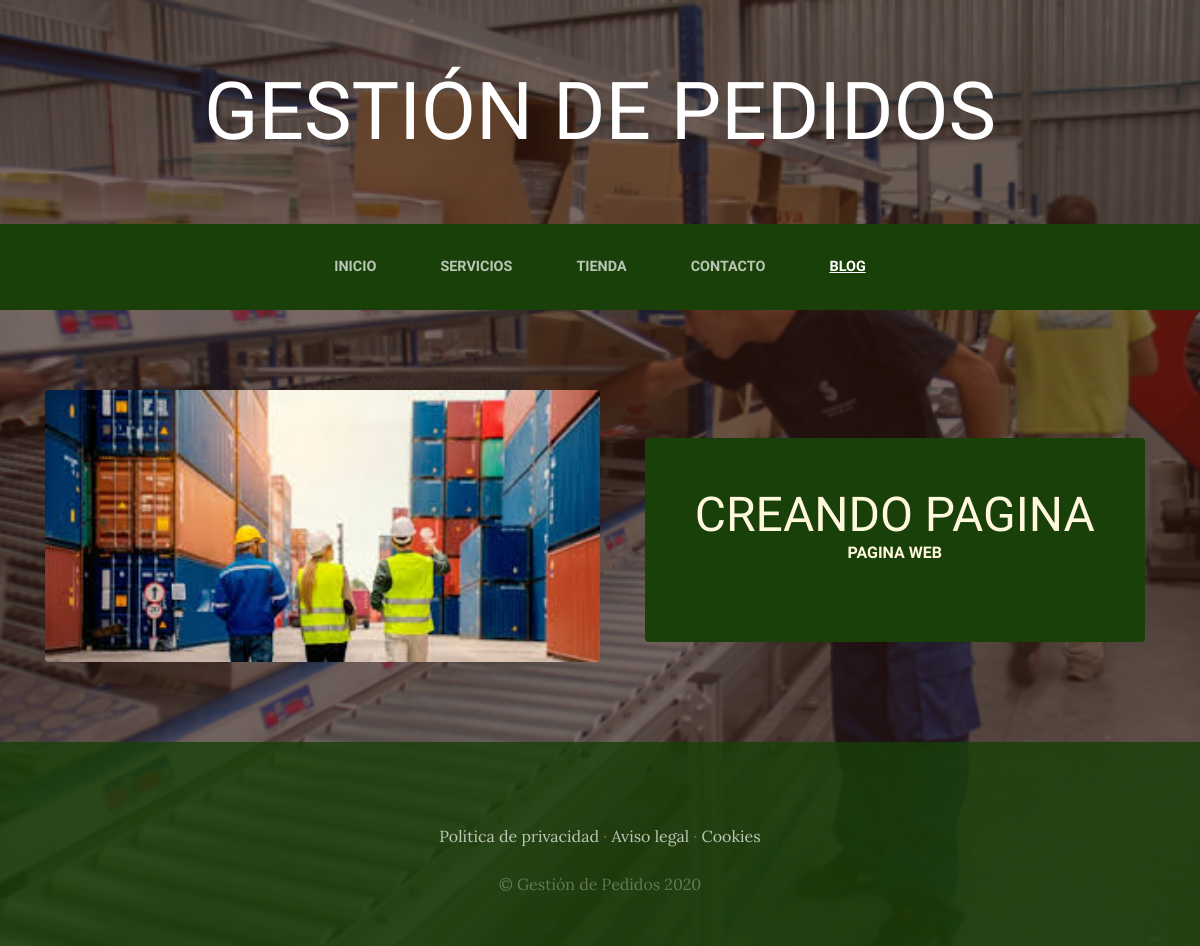
Page /blog/categoria/1 on the committed database.
### blog/models.py (models this page shows, shortened)
class Post(models.Model):
    titulo= models.CharField(max_length=50)
    contenido= models.CharField(max_length=50)
    imagen=models.ImageField(upload_to='blog', null=True, blank=True)
    autor= models.ForeignKey(User, on_delete=models.CASCADE)
    categorias= models.ManyToManyField(Categoria)
    created=models.DateTimeField(auto_now_add=True)
    update=models.DateTimeField(auto_now_add=True)
    class Meta:
        verbose_name='post'
        verbose_name='posts'

### blog/views.py (the view)
# urls.py: path('categoria/<int:categoria_id>',views.categoria, name="categoria"),
def categoria(request, categoria_id):
    categoria= Categoria.objects.get(id=categoria_id)
    posts= Post.objects.filter(categorias=categoria)
    return render (request, "blog/categoria.html",{"categoria":categoria,"posts":posts})

### blog/templates/blog/categoria.html
{% extends "ProyectoWebApp/base.html"%}
{% load static %}
{% block content %}
  {% for post in posts %}
    <section class="page-section clearfix">
      <div class="container">
        <div class="intro">
          <img class="intro-img img-fluid mb-3 mb-lg-0 rounded" src="{{post.imagen.url}}" alt="" style="width: 50%">
          <div class="intro-text left-0 text-center bg-faded p-5 rounded">
            <h2 class="section-heading mb-4" >
              <span class="section-heading-lower">{{post.titulo}}</span>
              <span class="section-heading-upper">{{post.contenido}}</span>
            </h2>
          </div>
        </div>
      </div>
    </section>
  {% endfor %}
{% endblock %}

### ProyectoWebApp/static/ProyectoWebApp/css/gestion.css (style rules this page uses)
body { font-family: 'Lora'; background: linear-gradient(rgba(47, 23, 15, 0.65), rgba(47, 23, 15, 0.65)), url("../img/bg_main.jpg"); background-attachment: fixed; background-position: center; background-size: cover; }
h1, h2, h3, h4, h5, h6 { font-family: 'Raleway'; }
.page-section { margin-top: 5rem; margin-bottom: 5rem; }
.section-heading { text-transform: uppercase; }
.section-heading .section-heading-upper { display: block; font-size: 1rem; font-weight: 800; padding-bottom:.5rem; }
.section-heading .section-heading-lower { display: block; font-size: 3rem; font-weight: 100; }
.bg-faded { background-color: rgba(255, 255, 255, 0.85); }
.intro { position: relative; }
@media (min-width: 992px) { .intro .intro-img { width: 75%; float: left; } }
@media (min-width: 992px) { .intro .intro-text { left: 600; width: 60%; margin-top: 3rem; background-color: rgba(24, 64, 8); color: cornsilk; position: absolute; } }
@media (min-width: 1200px) { .intro .intro-text { width: 45%; } }

### rows in the picture
Post: imagen (picture), titulo "CREANDO PAGINA", contenido "PAGINA WEB"
